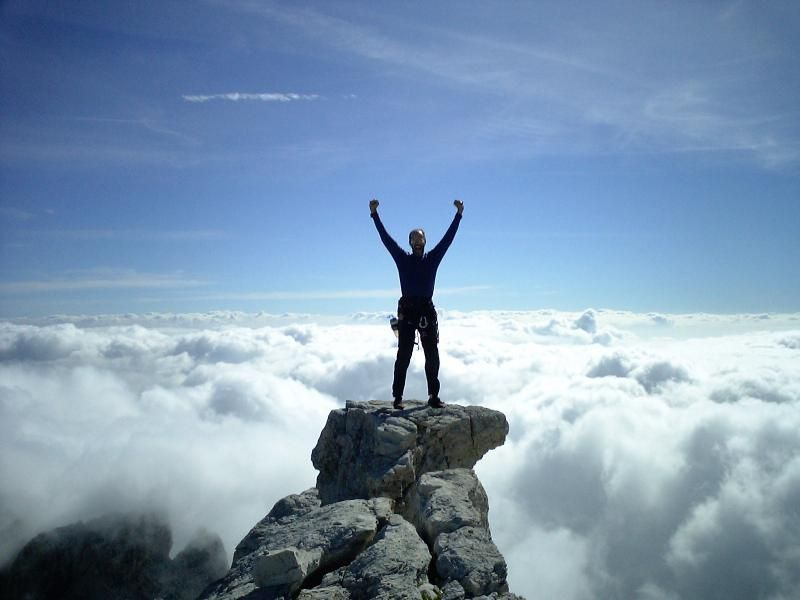
#> input picture mountain.jpg, 800 x 600 px
$ python motivational.py -i mountain.jpg
#> lines starting #> are read from the running program, lines starting #| are printed output that depends on the picture
#!/usr/bin/python
from PIL import Image, ImageOps, ImageDraw, ImageFont
import argparse


parser = argparse.ArgumentParser(description="Creates inspirational images")

parser.add_argument('--image', '-i', dest='image', help='The path to an inspirational image', required=True)
parser.add_argument('--motivation', '-m', dest='motivation', default='Awesome', help='A word that inspires and sums up your image')
parser.add_argument('--motivation-size', '-ms', dest='motivation_size', type=int, default=50, help='How many pixels tall is your motivational word')
parser.add_argument('--description', '-d', dest='description', default='Yeah, I totally am', help='Describe your motivations')
parser.add_argument('--description-size', '-ds', dest='description_size', type=int, default=30, help='How many pixels tall is your description')
parser.add_argument('--output', '-o', dest='output', help='Where to save your motivational image')

args = parser.parse_args()

def motivate_image(image, motivation, motivation_size, description, description_size, output):
#> called with image = 'mountain.jpg', motivation = 'Awesome', motivation_size = 50, description = 'Yeah, I totally am', description_size = 30
    border_size = 35
    text_padding = 15

    # Get the image from the args
    motivational_image = Image.open(image)
#> motivational_image is the input picture: PIL image 800x600 RGB; mean R, G, B 127.1, 152.4, 178
    bordered_image = ImageOps.expand(motivational_image, border=border_size, fill=0)
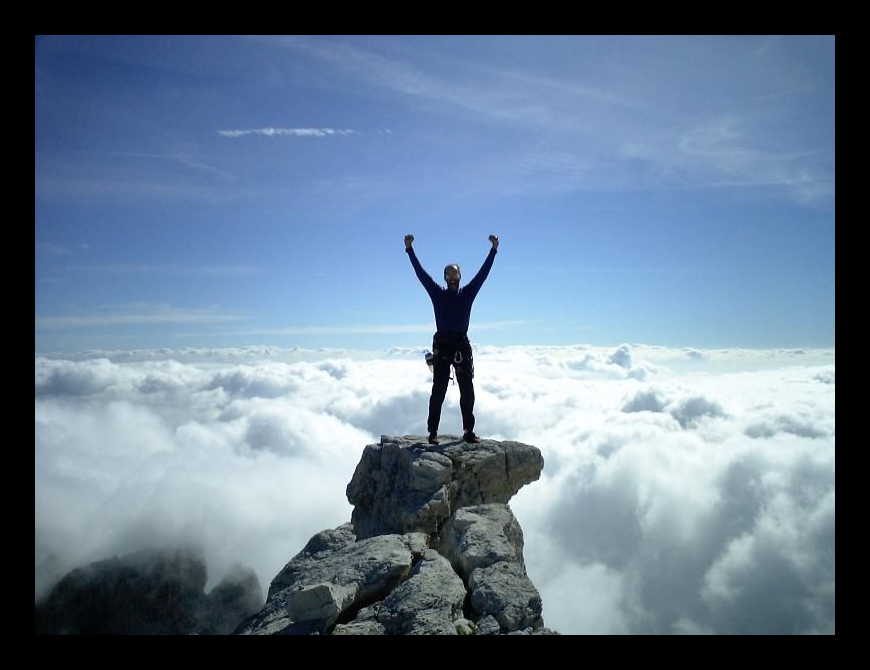
#> bordered_image: PIL image 870x670 RGB; mean R, G, B 104.6, 125.5, 146.6

    # Fun with fonts
    motivation_font = ImageFont.truetype('Glegoo-Regular.ttf', motivation_size)
    description_font = ImageFont.truetype('Glegoo-Regular.ttf', description_size)
    motivation_size = motivation_font.getsize(motivation)
    description_size = description_font.getsize(description)

    # Create an image large enough to hold the text and the motivational image
    background_image_width = bordered_image.size[0] # size[0] is the width of an Image
#> background_image_width = 870
    background_image_height = motivation_size[1] + description_size[1] + \
            text_padding * 2 + bordered_image.size[1]
#> background_image_height = 782
    background_image_size = (background_image_width, background_image_height)
#> background_image_size = (870, 782)

    background_image = Image.new('RGB', background_image_size, 'black')
#> background_image: PIL image 870x782 RGB; every value is 0

    # Figure out where to center our text
    motivation_left_buffer = (background_image_width / 2) - (motivation_size[0] / 2)
#> motivation_left_buffer = 315
    description_left_buffer = (background_image_width / 2) - (description_size[0] / 2)
#> description_left_buffer = 305.5

    description_bottom_buffer = background_image_height - text_padding - description_size[1]
#> description_bottom_buffer = 733
    motivation_bottom_buffer = description_bottom_buffer - text_padding - motivation_size[1]
#> motivation_bottom_buffer = 670

    # Print the text on the image
    dr = ImageDraw.Draw(background_image)

    dr.text((motivation_left_buffer, motivation_bottom_buffer),
            motivation,
            font=motivation_font,
            fill='#FFFFFF')

    dr.text((description_left_buffer, description_bottom_buffer),
            description,
            font=description_font,
            fill='#FFFFFF')

    # Paste our original image onto the background with text
    background_image.paste(bordered_image, (0, 0))
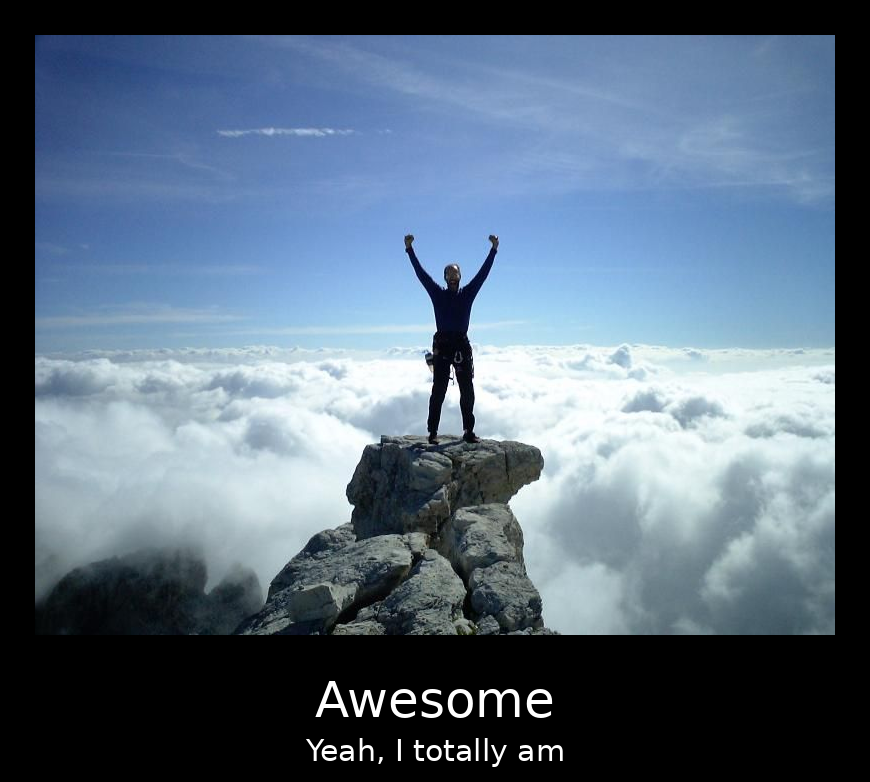
#> background_image: PIL image 870x782 RGB; mean R, G, B 91.2, 109.1, 127.1

    # Save or show your image
    if output:
        try:
            background_image.save(output)
        except:
            print("Sorry, couldn't save your image. Check to make sure the output path is accessible")
            background_image.show()
    else:
        background_image.show()

if __name__ == '__main__':
    motivate_image(args.image, args.motivation, args.motivation_size, args.description, args.description_size, args.output)
